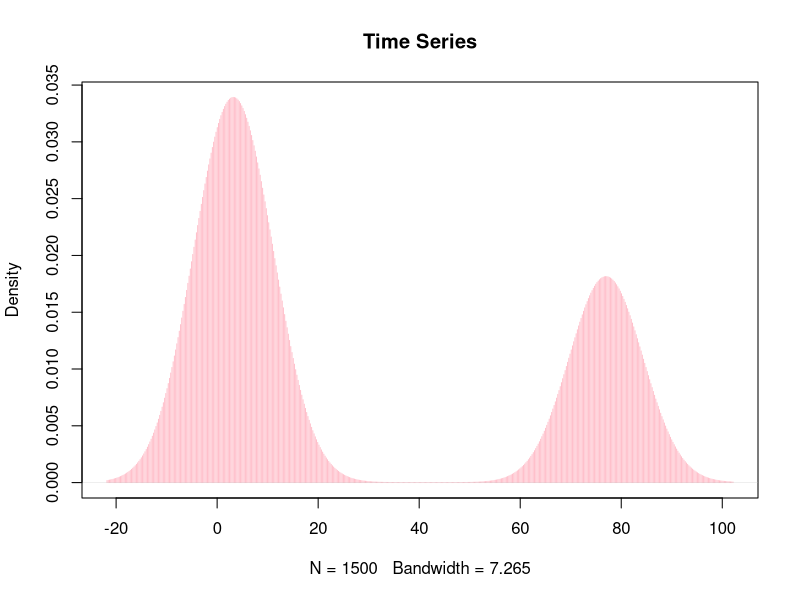
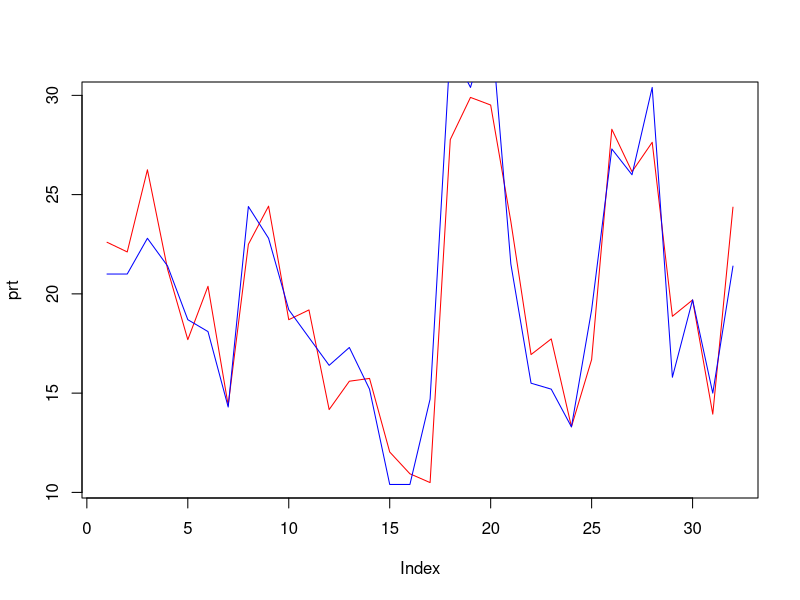
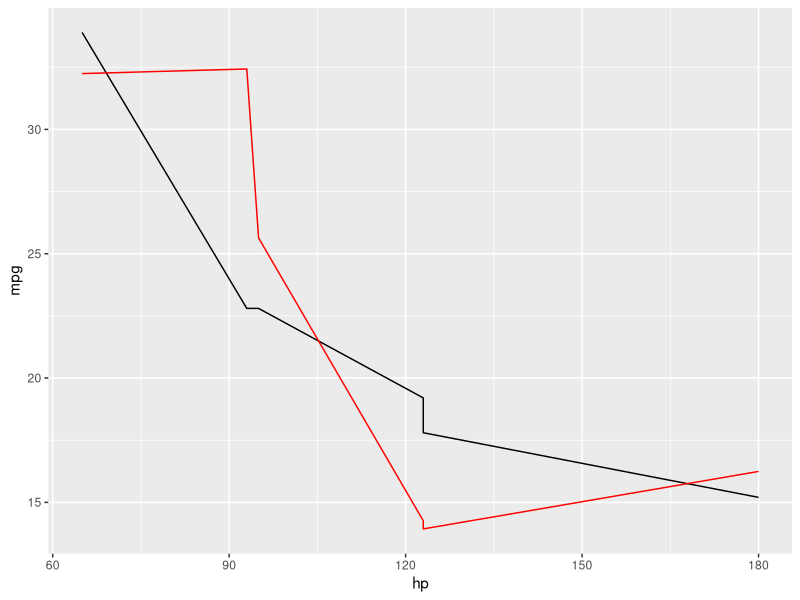

The R source for these figures, in order:
##correlation:
hrs = c(8,11,3,6,14,9,2,0,7,13,10,4,9)
marks = c(82,94,70,75,98,80,68,53,76,87,89,83,72)
cor.test(hrs,marks)

v=mtcars$cyl
v1=mtcars$gear
v2=mtcars$mpg
cor.test(v,v1)
cor.test(v,v2)
# "-" _ weak correlation
# "+" _ medium /strong correlation
#_____________________________________________________
##single linear regression
#predict:
h=c(5.1,5.5,5.8,6.1,6.4,6.7,6.4,6.1,5.10,5.7)
#response:
w=c(63,66,69,72,75,78,75,72,69,66)

relation=lm(w~h)
summary(relation)
r=data.frame(h=6.3)
final=predict(relation,r)
final
#_______________________________
hrs= c(8,11,3,6,14,9,2,0,7,13,10,4,9)
marks = c(82,94,70,75,98,80,68,53,76,87,89,83,72)
relation = lm(marks~hrs)
summary(relation)
r = data.frame(hrs=15)
fin = predict(relation,r)
fin
#cbind(h,m)
#_____________________________________________
#multiple linear regression
weight=c(1.4,2.8,3.4)
size=c(1.2,2.4,3.4)
tail=c(0.9,1,0.8)
relation=lm(size~weight+tail)
summary(relation)
r=data.frame(weight=2.5,tail=0.8)
fin=predict(relation,r)
fin
#____________________________________________
#in linear regression multiple independent -
#value cannot be pridicted
p =c(1,2,3,4,5)
per =c(5,7,8,9.5,6.5)
relation = lm(p ~ per)
summary(relation)
r = data.frame(per =10)
fin = predict(relation,r)
fin
#_________________________________________
#EXERCISE:
#time series and graphical representation :
set.seed(13)
mydata1 = rnorm(500,6)
mydata2 = rnorm(500,77)
mydata3 = runif(500)
mydata=data.frame(mydata1,mydata2,mydata3)
mydataMatrix = as.matrix(mydata)
#print(mydataMatrix)
myts = ts(mydata,start=c(1980,5),frequency=12)
print(head(myts))
print(plot(density(myts),col="pink",type="h",main="Time Series"))
#___________________________________________________
#EXERCISE
##anova:
ne=c(16.3,16.1,16.4,16.5)
s=c(16.9,16.5,16.4,16.2)
w=c(16.4,16.5,16.6,16.1)
e=c(17.1,17.2,16.6,16.8)
c=c(16.2,16.6,16.5,16.4)
com=data.frame(cbind(ne,s,w,e,c))
com
stack_grp=stack(com)
stack_grp
#result
anova_result=aov(values~ind,data=stack_grp)
summary(anova_result)
#__________________________________________________
#EXERCISE:
#1
library(e1071)
data1=c(12,13,54,56,25)
skewness(data1)
#2
library(e1071)
fi=c(2,2,3,1,6,11,8,3,2,2)
kurtosis(fi)
#_____________________________________________
#ex1
#The coin is flipped ten times. Find the probability of 7 heads occurring
#this is binomial distribution cause here we are finding probability of success or failure
#so prob of getting 1head per toss is 1/2=0.5
#pbinom(7,size=10,prob=1/2)
dbinom(7,size=10,prob=1/2)
#ex2
#A card is selected three times (and replaced). 
#Find the probability of 2 face cards occurring.
#pbinom(2,size=3,prob=3/13)
dbinom(2,size=3,prob=3/13)
#ex3
#A student decides to guess on a section of his ACT test. 
#The section contains 50 multiple choice questions and each question has 
#5 possible answers.
qbinom(0.75,size=50,prob=1/5)
#ex4
#A company ships 5000 cell phones. 
#They are expected to last an average of 10,000 hours before
#needing repair; with a standard deviation of 500 hours.
#Assume the survival time of the phones are normally distributed.
#If a phone is randomly selected to be tracked for repairs 
#find the expected number that needs repair,
#a) after 11,000 hours
pnorm(11000,mean=10000,sd=500,lower.tail=FALSE)
#_________________________________________
#linear regression:
set.seed(10)
library(caTools)
s=sample.split(mtcars,SplitRatio = 0.8)
train=subset(mtcars,split=TRUE)
test=subset(mtcars,split=FALSE)
model=lm(mtcars$mpg~.,data=train)
prt=predict(model,test)
print(prt)
plot(prt,type='l',col="red")
lines(mtcars$mpg,type="l",col="blue")
#___________________________________________________
#linear regression:
data = head(mtcars,20)
s = sample.split(data,SplitRatio = 0.7)
train = subset(data,s==TRUE)
test = subset(data,s == FALSE)
m = lm(mpg~.,train)
ypred = predict(m,test)
data = data.frame(ypred,test$mpg)
library(ggplot2)
ggplot(test, aes(x = hp, y = mpg)) +
  geom_line() +
  geom_line(aes(y = data$ypred),colour="red", shape = 1)
#____________________________________________________
library(e1071)
p<-c(14,8,7,13)
np<-c(8,6,4,14)
t.test(p,np)
t.test(p,y=NULL,mu=0,conf.level = 0.95)
t.test(np,mean=8.6)
#_____________________________________________________
